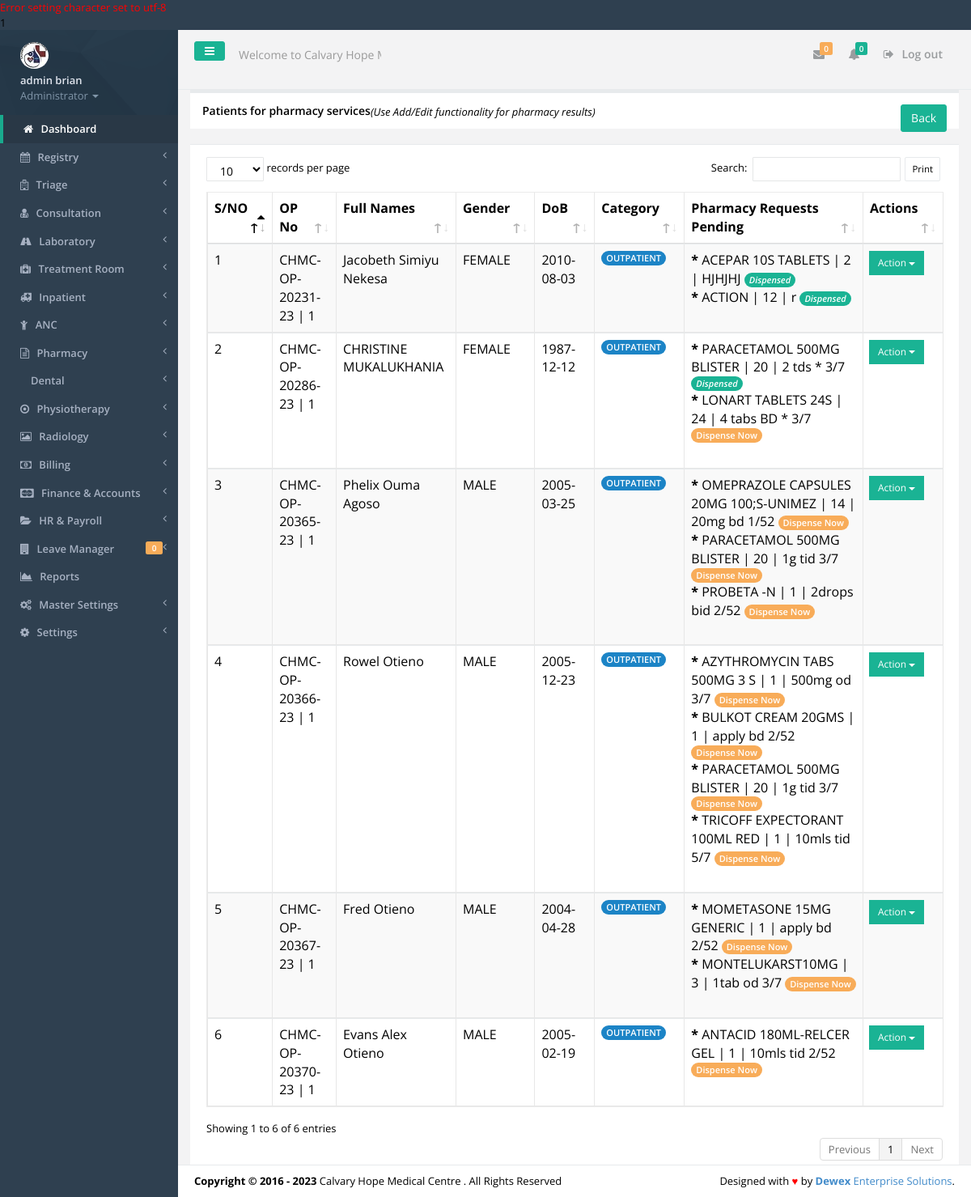
The page /pharmacy.php (signed in) on the database its author committed.
### tables this page shows
CREATE TABLE IF NOT EXISTS `tbl_users` (
  `id` int(11) NOT NULL,
  `f_name` varchar(30) NOT NULL,
  `s_name` varchar(30) NOT NULL,
  `id_no` varchar(30) NOT NULL,
  `email` varchar(30) NOT NULL,
  `phone` varchar(15) NOT NULL,
  `password` varchar(200) NOT NULL,
  `user_l` varchar(50) NOT NULL,
  `profile_image` varchar(45) NOT NULL,
  `active` varchar(30) NOT NULL
);

CREATE TABLE IF NOT EXISTS `tbl_settings` (
  `settings_id` int(11) NOT NULL,
  `slogan` varchar(100) NOT NULL,
  `l_status` varchar(10) NOT NULL,
  `system_name` varchar(30) NOT NULL,
  `campaigner_name` varchar(30) NOT NULL,
  `campaigner_short_name` varchar(30) NOT NULL,
  `campaign_location` varchar(30) NOT NULL,
  `seat` varchar(30) NOT NULL,
  `inst_date` varchar(15) NOT NULL,
  `photo` varchar(30) NOT NULL,
  `photo_size` varchar(10) NOT NULL,
  `photo_type` varchar(20) NOT NULL,
  `custom_reply_msg` varchar(500) NOT NULL,
  `address` varchar(50) NOT NULL,
  `phone` varchar(30) NOT NULL,
  `email` varchar(30) NOT NULL
);

CREATE TABLE IF NOT EXISTS `tbl_prescriptions` (
  `prescription_id` int(11) NOT NULL,
  `prescription_opno` varchar(20) NOT NULL,
  `prescription_visitno` varchar(20) NOT NULL,
  `prescription_productcode` varchar(20) NOT NULL,
  `prescription_dosagesummary` varchar(300) NOT NULL,
  `prescription_status` varchar(30) NOT NULL,
  `prescription_referred` varchar(10) NOT NULL,
  `prescription_paymentmode` varchar(30) NOT NULL,
  `prescription_discount` varchar(30) NOT NULL,
  `prescription_by` varchar(50) NOT NULL,
  `prescription_timestamp` timestamp NOT NULL DEFAULT CURRENT_TIMESTAMP ON UPDATE CURRENT_TIMESTAMP,
  `prescription_requesttime` varchar(50) NOT NULL,
  `prescription_price` varchar(30) NOT NULL,
  `prescription_quantity` varchar(20) NOT NULL,
  `prescription_scheme` varchar(50) NOT NULL,
  `prescription_deptcode` varchar(100) NOT NULL,
  `prescription_invid` varchar(30) NOT NULL,
  `prescription_patientcategory` varchar(50) NOT NULL
);

CREATE TABLE IF NOT EXISTS `tbl_registry` (
  `reg_no` int(11) NOT NULL,
  `opnocounter` varchar(30) NOT NULL,
  `visit_no` varchar(20) NOT NULL,
  `id_no` varchar(10) NOT NULL,
  `f_name` varchar(40) NOT NULL,
  `l_name` varchar(40) NOT NULL,
  `phone_no` varchar(15) NOT NULL,
  `gender` varchar(10) NOT NULL,
  `dob` varchar(15) NOT NULL,
  `residence` varchar(100) NOT NULL,
  `opno` varchar(20) NOT NULL,
  `visit_date` varchar(20) NOT NULL,
  `visit_status` varchar(10) NOT NULL,
  `scheme_code` varchar(20) NOT NULL,
  `memberno` varchar(50) NOT NULL,
  `agecategory` varchar(44) NOT NULL,
  `age` varchar(44) NOT NULL,
  `parentFname` varchar(44) NOT NULL,
  `parentLame` varchar(44) NOT NULL,
  `time` timestamp NOT NULL DEFAULT CURRENT_TIMESTAMP ON UPDATE CURRENT_TIMESTAMP
);

CREATE TABLE IF NOT EXISTS `tbl_drugs` (
  `drug_id` int(30) NOT NULL,
  `drugitem_code` varchar(20) NOT NULL,
  `drugitem_cat` varchar(30) NOT NULL,
  `brand_name` varchar(255) NOT NULL,
  `generic_name` varchar(255) NOT NULL,
  `strength` varchar(50) NOT NULL,
  `dosage_form` varchar(50) NOT NULL,
  `manufacturer` varchar(255) NOT NULL,
  `prescription_required` tinyint(1) DEFAULT '1',
  `description` text,
  `image_url` varchar(255) DEFAULT NULL
);

### includes/authenticate.php (called while the page is built, shortened)
<?php
require_once 'inc/auth.php';
$signedemail = $_SESSION['email'];
$adminDetails = mysqli_query($dbconnect,"SELECT * FROM tbl_users WHERE email='$signedemail'");
$dd = mysqli_fetch_assoc($adminDetails);
$sfname = $dd['f_name'];
$ssname = $dd['s_name'];
$sidno = $dd['id_no'];
$user_l = $dd['user_l'];
	$getcountleaves =mysqli_query($dbconnect,"SELECT COUNT(*) as k FROM tbl_leavetransactions WHERE leavetrans_approver='$sidno' AND leavetrans_status='APPLIED'");
	$gcntttl1 = mysqli_fetch_array($getcountleaves);
	$leavestoapprove = $gcntttl1['k'];
?>

### inc/auth.php (called while the page is built, shortened)
<?php
include('config.php');
$dbhost = "localhost";
$dbuser = "root";
$dbpass = "";
$dbname = "agrovet";
$dbconnect = new mysqli($dbhost, $dbuser, $dbpass, $dbname);
$get_system_settings = mysqli_query($dbconnect,"SELECT * FROM tbl_settings LIMIT 1");
$smartC = mysqli_fetch_array($get_system_settings);
$smart_name = $smartC['system_name'];
?>

### pharmacy.php (the view, shortened to what this page needs)
<?php include('includes/authenticate.php'); ?>
<!DOCTYPE html>
<html>
<head>
    <?php include('includes/meta.php');?>
    <link href="css/plugins/dataTables/dataTables.bootstrap.css" rel="stylesheet">
    <link href="css/plugins/dataTables/dataTables.responsive.css" rel="stylesheet">
    <link href="css/plugins/dataTables/dataTables.tableTools.min.css" rel="stylesheet">
</head>
<body>
    <div id="wrapper">
	<?php include('includes/sidebar.php');?>
        <div id="page-wrapper" class="gray-bg">
        <div class="row border-bottom">
			<?php include('includes/top-nav.php'); ?>
        </div>
		<?php
			$current_processstage='PHARMACY';
			$patientcategory='OUTPATIENT';
			$title='Patients for pharmacy services';
			$getLabPatients =mysqli_query($dbconnect, "SELECT * FROM tbl_prescriptions q INNER JOIN tbl_registry p ON q.prescription_opno=p.opno WHERE q.prescription_status='OPEN' AND q.prescription_patientcategory='$patientcategory' GROUP BY q.prescription_opno");
		?>
				<div class="row">
				<form>
                <div class="col-lg-12">
                <div class="ibox float-e-margins">
                    <div class="ibox-title">
                        <h5><?php echo $title;?></h5><i>(Use Add/Edit functionality for pharmacy results)</i>
						<p class="pull-right
				<span><a href="add-drugs.php"><button onclick="history.back()" class="btn btn-primary" type="button">Back<span class="bold"> </span></button></a></span>
				</p>
                    </div>
                    <div class="ibox-content">
					<table class="table table-striped table-bordered table-hover dataTables-example">
						<thead>
						<tr>
							<th>S/NO</th>
							<th>OP No</th>
							<th>Full Names</th>
							<th>Gender</th>
							<th>DoB</th>
							<th>Category</th>
							<th>Pharmacy Requests Pending</th>
							<th>Actions </th>
						</tr>
						</thead>
						<tbody>
						<?php
						$No = 0;
						while($gaclab = mysqli_fetch_array($getLabPatients)){
						$No=$No+1;
						$fnames = $gaclab['f_name'];
						$lnames = $gaclab['l_name'];
						$gender = $gaclab['gender'];
						$dob = $gaclab['dob'];
						$opno = $gaclab['opno'];
						$visitno = $gaclab['visit_no'];
						?>
						<tr class='gradeX'>
							<td><?php echo $No;?></td>
							<td><?php echo $opno.' | '. $visitno;?></td>
							<td><?php echo "$fnames $lnames"; ?></td>
							<td><?php echo "$gender";?></td>
							<td><?php echo "$dob";?></td>
							<td><span class="badge badge-success"><?php echo $patientcategory; ?> </span></td>
							<td>
								<?php
								$getprescriptions = mysqli_query($dbconnect, "SELECT * FROM  tbl_prescriptions p INNER JOIN tbl_drugs t on p.prescription_productcode=t.drugitem_code WHERE p.prescription_opno='$opno' AND p.prescription_visitno='$visitno' AND prescription_patientcategory='$patientcategory' AND p.prescription_referred='IN-STORE'");
										while($prescriptionarray = mysqli_fetch_array($getprescriptions)){
											$prescription_id = $prescriptionarray['prescription_id'];
											$drug = $prescriptionarray['brand_name'];
											$quantity = $prescriptionarray['prescription_quantity'];
											$prescription_invid = $prescriptionarray['prescription_invid'];
											$dosagesummary = $prescriptionarray['prescription_dosagesummary'];
											$prescription_status = $prescriptionarray['prescription_status'];
											$prescription_scheme = $prescriptionarray['prescription_scheme'];
											?>
											<b>*</b> <?php echo $drug; ?> | <?php echo $quantity; ?> | <?php echo $dosagesummary; ?>
											<?php
								if($prescription_status=='OPEN'){
								?>
											<a href="dispense.php?opno=<?php echo $opno; ?>&visitno=<?php echo $visitno; ?>&current_processstage=<?php echo $current_processstage;?>&prescription_id=<?php echo $prescription_id;?>&inventory_id=<?php echo $prescription_invid; ?>&qty=<?php echo $quantity; ?>&schemep=<?php echo $prescription_scheme; ?>&pcategory=<?php echo $patientcategory; ?>"><span class="badge badge-warning"> Dispense Now</span></a>
											<br>
											<?php
								}else{
										?>
									<span class="badge badge-primary"><i>Dispensed</i></span><br>
									<?php
									}
							}
							?>
							</td>
							<td>
							<div class="input-group-btn">
								<button data-toggle="dropdown" class="btn btn-primary btn-sm dropdown-toggle" type="button">Action <span class="caret"></span></button>
							</div>
							</td>
						</tr>
						<?php
						}
						?>
						</tbody>
						</table>
                </div>
            </div>
            </div>
			</form>
        </div>
		<?php include 'includes/footer.php'?>
    </div>
    </div>
</body>
</html>

### includes/sidebar.php (shortened to what this page needs)
<nav class="navbar-default navbar-static-side" role="navigation">
            <div class="sidebar-collapse">
                <ul class="nav" id="side-menu">
                    <li class="nav-header">
                        <div class="dropdown profile-element"> <span>
                            <img alt="image" class="img-circle" src="img/profile_small.jpg" />
                             </span>
                            <a data-toggle="dropdown" class="dropdown-toggle" href="#">
                            <span class="clear"> <span class="block m-t-xs"> <strong class="font-bold"><?php echo "$sfname $ssname";?></strong>
                             </span> <span class="text-muted text-xs block">Administrator <b class="caret"></b></span> </span> </a>
                        </div>
                    </li>
                    <li class="active">
                        <a href="index.php"><i class="fa fa-home"></i> <span class="nav-label">Dashboard</span></a>
                    </li>
					<?php
					if($user_l=='REGISTRY'||$user_l=='ADMINISTRATOR'){
					?>
					<li>
                        <a href="registry.php"><i class="fa fa-calendar"></i> <span class="nav-label">Registry </span><span class="fa arrow"></span></a>
                    </li>
					<?php
					}
					if($user_l=='TRIAGE'||$user_l=='ADMINISTRATOR'||$user_l=='TREATMENTROOM'){
					?>
					<li>
						<a href="#"><i class="fa fa-hospital-o"></i> <span class="nav-label">Triage </span><span class="fa arrow"></span></a>
					</li>
					<?php
					}
					if($user_l=='CONSULTATION'||$user_l=='ADMINISTRATOR'){
					?>
					<li>
                        <a href="#"><i class="fa fa-user-md"></i> <span class="nav-label">Consultation </span><span class="fa arrow"></span></a>
                    </li>
					<?php
					}
					if($user_l=='LABORATORY'||$user_l=='ADMINISTRATOR'){
					?>
					<li>
                        <a href="#"><i class="fa fa-road"></i> <span class="nav-label">Laboratory </span><span class="fa arrow"></span></a>
                    </li>
					<?php
					}
					if($user_l=='TRIAGE'||$user_l=='ADMINISTRATOR'||$user_l=='TREATMENTROOM'){
					?>
					<li>
                        <a href="#"><i class="fa fa-medkit"></i> <span class="nav-label">Treatment Room </span><span class="fa arrow"></span></a>
                    </li>
					<li>
                        <a href="#"><i class="fa fa-ambulance"></i> <span class="nav-label">Inpatient </span><span class="fa arrow"></span></a>
                    </li>
					<li>
                        <a href="#"><i class="fa fa-child"></i> <span class="nav-label">ANC </span><span class="fa arrow"></span></a>
                    </li>
					<?php
					}
					if($user_l=='PHARMACY'||$user_l=='ADMINISTRATOR'){
					?>
					<li>
                        <a href="#"><i class="fa fa-file-text-o"></i> <span class="nav-label">Pharmacy </span><span class="fa arrow"></span></a>
                    </li>
					<?php
					}
					if($user_l=='ADMINISTRATOR'){
					?>
					<li>
                        <a href="#"><i class="fa-solid fa-road"></i> <span class="nav-label">Dental </span><span class="fa arrow"></span></a>
                    </li>
					<li>
                        <a href="#"><i class="fa fa-dot-circle-o"></i> <span class="nav-label">Physiotherapy </span><span class="fa arrow"></span></a>
                    </li>
						<li>
                        <a href="#"><i class="fa fa-photo"></i> <span class="nav-label">Radiology </span><span class="fa arrow"></span></a>
                    </li>
					<?php
					}
					if($user_l=='REGISTRY'||$user_l=='ADMINISTRATOR'){
					?>
					<li>
                        <a href="#"><i class="fa fa-money"></i> <span class="nav-label">Billing </span><span class="fa arrow"></span></a>
                    </li>
					<?php
					}
					if($user_l=='ADMINISTRATOR'){
					?>
					<li>
                        <a href="#"><i class="fa fa-cc-mastercard"></i> <span class="nav-label">Finance & Accounts </span><span class="fa arrow"></span></a>
                    </li>
					<?php } ?>
					<li>
                        <a href="#"><i class="fa fa-folder-open"></i> <span class="nav-label">HR & Payroll </span><span class="fa arrow"></span></a>
                    </li>
					<li>
                        <a href="#"><i class="fa fa-building"></i> <span class="nav-label">Leave Manager </span><span class="fa arrow"></span><span class="label label-warning pull-right"><?php echo $leavestoapprove; ?></span></a>
                    </li>
					<?php
					if($user_l=='ADMINISTRATOR'){
					?>
					 <li>
                        <a href="reports.php"><i class="fa fa-area-chart"></i> <span class="nav-label">Reports</a>
                    </li>
                    <li>
                        <a href="#"><i class="fa fa-cogs"></i> <span class="nav-label">Master Settings</span><span class="fa arrow"></span></a>
                    </li>
                    <li>
                        <a href="#"><i class="fa fa-gear"></i> <span class="nav-label"> Settings</span><span class="fa arrow"></span></a>
                    </li>
					<?php
					}
					?>
                </ul>
            </div>
        </nav>

### includes/top-nav.php (shortened to what this page needs)
<nav class="navbar navbar-static-top" role="navigation" style="margin-bottom: 0">
        <div class="navbar-header">
            <a class="navbar-minimalize minimalize-styl-2 btn btn-primary " href="#"><i class="fa fa-bars"></i> </a>
            <form role="search" class="navbar-form-custom" method="post" action="search_results.html">
                <div class="form-group">
                    <input type="text" placeholder="Welcome to <?php echo $smart_name; ?>..." class="form-control" name="top-search" id="top-search">
                </div>
            </form>
        </div>
            <ul class="nav navbar-top-links navbar-right">
                <li>
                    <a class="count-info" tooltip="Unread" href="#">
                        <i class="fa fa-envelope"></i>  <span class="label label-warning">0</span>
                    </a>
                </li>
                <li>
                    <a class="count-info" data-toggle="dropdowhn" tooltip="Marked Important" href="#">
                        <i class="fa fa-bell"></i>  <span class="label label-primary">0</span>
                    </a>
                 </li>
				<li>
                    <a href="logout.php?logout">
                        <i class="fa fa-sign-out"></i> Log out
                    </a>
                </li>
            </ul>
	</nav>

### includes/footer.php
<div class="footer">
    <div class="pull-right">
        Designed with <span style="color:red">&hearts;</span> by <a href="mailto: isaacwex@gmail.com tel:0729522550" target="_blank" title="We're Dewex Enterprise Solutions" target="_blank" rel="dofollow"><strong>Dewex</strong> Enterprise Solutions</a>.
    </div>
    <div>
        <strong>Copyright &copy; 2016 - <?php echo date('Y'); ?></strong> <?php echo $smart_name; ?> . All Rights Reserved
    </div>
</div>

### rows shown on the page
tbl_users: f_name "admin", s_name "brian"
tbl_settings: top-search "Welcome to Calvary Hope Medical Centre...", system_name "Calvary Hope Medical Centre"
tbl_prescriptions: tbl_registry.opno "CHMC-OP-20231-23", tbl_registry.visit_no "1", tbl_registry.f_name "Jacobeth Simiyu", tbl_registry.l_name "Nekesa", tbl_registry.gender "FEMALE", tbl_registry.dob "2010-08-03"
tbl_prescriptions: tbl_drugs.brand_name "ACEPAR 10S TABLETS", prescription_quantity "2", prescription_dosagesummary "HJHJHJ", prescription_status "Dispensed"
tbl_prescriptions: tbl_drugs.brand_name "ACTION", prescription_quantity "12", prescription_dosagesummary "r", prescription_status "Dispensed"
tbl_prescriptions: tbl_registry.opno "CHMC-OP-20286-23", tbl_registry.visit_no "1", tbl_registry.f_name "CHRISTINE", tbl_registry.l_name "MUKALUKHANIA", tbl_registry.gender "FEMALE", tbl_registry.dob "1987-12-12", tbl_drugs.brand_name "LONART TABLETS 24S", prescription_quantity "24", prescription_dosagesummary "4 tabs BD * 3/7"
tbl_prescriptions: tbl_drugs.brand_name "PARACETAMOL 500MG BLISTER", prescription_quantity "20", prescription_dosagesummary "2 tds * 3/7", prescription_status "Dispensed"
tbl_prescriptions: tbl_registry.opno "CHMC-OP-20365-23", tbl_registry.visit_no "1", tbl_registry.f_name "Phelix", tbl_registry.l_name "Ouma Agoso", tbl_registry.gender "MALE", tbl_registry.dob "2005-03-25", tbl_drugs.brand_name "PROBETA -N", prescription_quantity "1", prescription_dosagesummary "2drops bid 2/52"
tbl_prescriptions: tbl_drugs.brand_name "OMEPRAZOLE CAPSULES 20MG 100;S-UNIMEZ", prescription_quantity "14", prescription_dosagesummary "20mg bd 1/52"
tbl_prescriptions: tbl_drugs.brand_name "PARACETAMOL 500MG BLISTER", prescription_quantity "20", prescription_dosagesummary "1g tid 3/7"
tbl_prescriptions: tbl_registry.opno "CHMC-OP-20366-23", tbl_registry.visit_no "1", tbl_registry.f_name "Rowel", tbl_registry.l_name "Otieno", tbl_registry.gender "MALE", tbl_registry.dob "2005-12-23", tbl_drugs.brand_name "AZYTHROMYCIN TABS 500MG 3 S", prescription_quantity "1", prescription_dosagesummary "500mg od 3/7"
tbl_prescriptions: tbl_drugs.brand_name "BULKOT CREAM 20GMS", prescription_quantity "1", prescription_dosagesummary "apply bd 2/52"
tbl_prescriptions: tbl_drugs.brand_name "PARACETAMOL 500MG BLISTER", prescription_quantity "20", prescription_dosagesummary "1g tid 3/7"
tbl_prescriptions: tbl_drugs.brand_name "TRICOFF EXPECTORANT 100ML RED", prescription_quantity "1", prescription_dosagesummary "10mls tid 5/7"
tbl_prescriptions: tbl_registry.opno "CHMC-OP-20367-23", tbl_registry.visit_no "1", tbl_registry.f_name "Fred", tbl_registry.l_name "Otieno", tbl_registry.gender "MALE", tbl_registry.dob "2004-04-28", tbl_drugs.brand_name "MOMETASONE 15MG GENERIC", prescription_quantity "1", prescription_dosagesummary "apply bd 2/52"
tbl_prescriptions: tbl_drugs.brand_name "MONTELUKARST10MG", prescription_quantity "3", prescription_dosagesummary "1tab od 3/7"
tbl_prescriptions: tbl_registry.opno "CHMC-OP-20370-23", tbl_registry.visit_no "1", tbl_registry.f_name "Evans Alex", tbl_registry.l_name "Otieno", tbl_registry.gender "MALE", tbl_registry.dob "2005-02-19", tbl_drugs.brand_name "ANTACID 180ML-RELCER GEL", prescription_quantity "1", prescription_dosagesummary "10mls tid 2/52"

### other values the page prints
$dbconnect->error() "1"
$leavestoapprove "0"
$title "Patients for pharmacy services"
